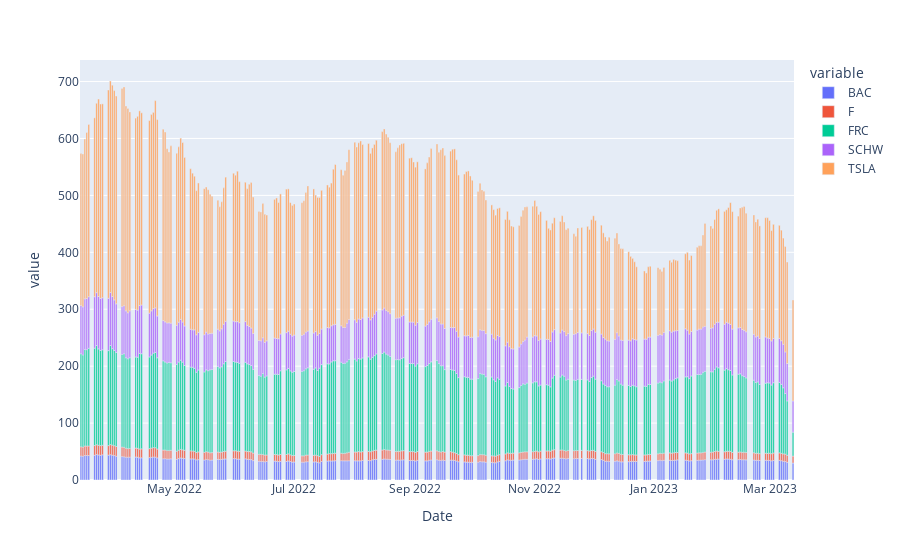

This figure's notebook cell:
### Code cell
high = ticker.High
high.to_csv('high.csv')
figure = px.bar(high)
figure.show()

### Figure 1 — Plotly figure (JSON) as saved in the notebook; plotly's stock layout.template omitted (floating-point values rounded to 4 significant figures; data arrays with more than 128 entries replaced by an {"elided": "..."} marker saying what was removed)
{"data": [{"alignmentgroup": "True", "hovertemplate": "variable=BAC<br>Date=%{x}<br>value=%{y}<extra></extra>", "legendgroup": "BAC", "marker": {"color": "#636efa", "pattern": {"shape": ""}}, "name": "BAC", "offsetgroup": "BAC", "orientation": "v", "showlegend": true, "textposition": "auto", "type": "bar", "x": {"elided": "251 str values"}, "xaxis": "x", "y": {"elided": "251 float values"}, "yaxis": "y"}, {"alignmentgroup": "True", "hovertemplate": "variable=F<br>Date=%{x}<br>value=%{y}<extra></extra>", "legendgroup": "F", "marker": {"color": "#EF553B", "pattern": {"shape": ""}}, "name": "F", "offsetgroup": "F", "orientation": "v", "showlegend": true, "textposition": "auto", "type": "bar", "x": {"elided": "251 str values"}, "xaxis": "x", "y": {"elided": "251 float values"}, "yaxis": "y"}, {"alignmentgroup": "True", "hovertemplate": "variable=FRC<br>Date=%{x}<br>value=%{y}<extra></extra>", "legendgroup": "FRC", "marker": {"color": "#00cc96", "pattern": {"shape": ""}}, "name": "FRC", "offsetgroup": "FRC", "orientation": "v", "showlegend": true, "textposition": "auto", "type": "bar", "x": {"elided": "251 str values"}, "xaxis": "x", "y": {"elided": "251 float values"}, "yaxis": "y"}, {"alignmentgroup": "True", "hovertemplate": "variable=SCHW<br>Date=%{x}<br>value=%{y}<extra></extra>", "legendgroup": "SCHW", "marker": {"color": "#ab63fa", "pattern": {"shape": ""}}, "name": "SCHW", "offsetgroup": "SCHW", "orientation": "v", "showlegend": true, "textposition": "auto", "type": "bar", "x": {"elided": "251 str values"}, "xaxis": "x", "y": {"elided": "251 float values"}, "yaxis": "y"}, {"alignmentgroup": "True", "hovertemplate": "variable=TSLA<br>Date=%{x}<br>value=%{y}<extra></extra>", "legendgroup": "TSLA", "marker": {"color": "#FFA15A", "pattern": {"shape": ""}}, "name": "TSLA", "offsetgroup": "TSLA", "orientation": "v", "showlegend": true, "textposition": "auto", "type": "bar", "x": {"elided": "251 str values"}, "xaxis": "x", "y": {"elided": "251 float values"}, "yaxis": "y"}], "layout": {"barmode": "relative", "legend": {"title": {"text": "variable"}, "tracegroupgap": 0}, "margin": {"t": 60}, "xaxis": {"anchor": "y", "domain": [0, 1], "title": {"text": "Date"}}, "yaxis": {"anchor": "x", "domain": [0, 1], "title": {"text": "value"}}}}
